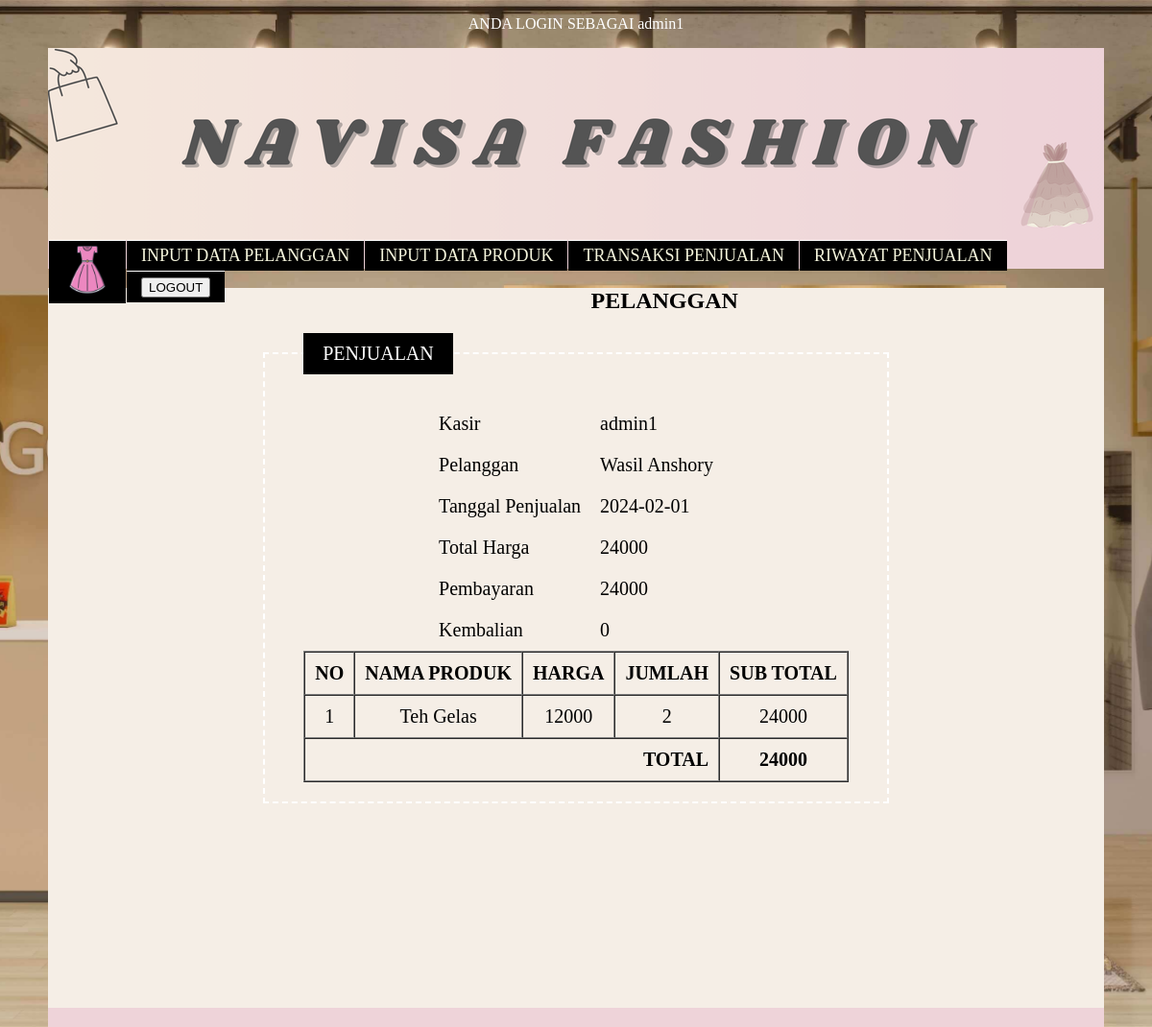
Screenshot of /homekasir.php?pg=detailpenjualan&idnya=9 (signed in) with the database file from the repository.
### tables this page shows
CREATE TABLE `penjualan` (
  `PenjualanId` int(11) NOT NULL,
  `TanggalPenjualan` date NOT NULL,
  `TotalHarga` decimal(10,0) NOT NULL,
  `Pembayaran` decimal(10,0) NOT NULL,
  `PelangganId` int(11) NOT NULL
);

CREATE TABLE `pelanggan` (
  `PelangganId` int(11) NOT NULL,
  `NamaPelanggan` varchar(255) NOT NULL,
  `Alamat` text NOT NULL,
  `NomorTelepon` varchar(15) NOT NULL
);

CREATE TABLE `detailpenjualan` (
  `DetailId` int(11) NOT NULL,
  `PenjualanId` int(11) NOT NULL,
  `ProdukId` int(11) NOT NULL,
  `JumlahProduk` int(11) NOT NULL,
  `SubTotal` decimal(10,0) NOT NULL
);

CREATE TABLE `produk` (
  `ProdukId` int(11) NOT NULL,
  `NamaProduk` varchar(255) NOT NULL,
  `Harga` decimal(10,0) NOT NULL,
  `Stok` int(11) NOT NULL
);

### detailpenjualan.php (the view, shortened to what this page needs)
<?php
if (isset($_SESSION['LoginId'])) {
  echo "<h2 align=center><B><font face=cambria color=black
  size=5>PELANGGAN</font></B></h2><p>";
}
$penjualan_id = $_GET['idnya'];
$persiapan_query = mysqli_prepare(
  $koneksi,
  "SELECT * FROM penjualan LEFT JOIN pelanggan ON
  pelanggan.PelangganId = penjualan.PelangganId
  WHERE penjualanID = ?"
);
mysqli_stmt_bind_param($persiapan_query, "i", $penjualan_id);
$eksekusi_query = mysqli_stmt_execute($persiapan_query);
$ambil_hasil = mysqli_stmt_get_result($persiapan_query);
$array_penjualan = mysqli_fetch_assoc($ambil_hasil);
?>
<html>
<head>
  <link href="index.css" rel="stylesheet" type="text/css">
</head>
<div align="center">
<body><fieldset><legend>PENJUALAN</legend>
<form method="post" action="inputproduk.php">
<table border="0" cellspacing="0" cellpadding="10">
<tr>
<td>Kasir</td>
<td><?=$_SESSION["Username"] ?></td>
</tr>
<tr>
<td>Pelanggan</td>
<td><?=$array_penjualan['NamaPelanggan']?></td>
</tr>
<tr>
<td>Tanggal Penjualan</td>
<td><?=$array_penjualan['TanggalPenjualan']?></td>
</tr>
<tr>
<td>Total Harga</td>
<td><?=$array_penjualan['TotalHarga']?></td>
</tr>
<tr>
<td>Pembayaran</td>
<td><?=$array_penjualan['Pembayaran']?></td>
</tr>
<tr>
<td>Kembalian</td>
<td><?=$array_penjualan['Pembayaran'] -
$array_penjualan['TotalHarga']?></td>
</tr></table></form>
<table border="1" cellspacing="0" cellpadding="10">
<tr>
<td><div align="center"><strong>NO</strong></div></td>
<td><div align="center"><strong>NAMA PRODUK</strong>
</div></td>
<td><div align="center"><strong>HARGA</strong>
</div></td>
<td><div align="center"><strong>JUMLAH</strong>
</div></td>
<td colspan="2"><div align="center"><strong>SUB TOTAL
</strong></div></td>
</tr>
<?php
$no = 1;
$persiapan_query = mysqli_prepare($koneksi,
"SELECT * FROM detailpenjualan LEFT JOIN produk
ON produk.ProdukId = detailpenjualan.ProdukId
WHERE penjualanID = ?");
mysqli_stmt_bind_param($persiapan_query, "i", $penjualan_id);
$eksekusi_query = mysqli_stmt_execute($persiapan_query);
$ambil_hasil = mysqli_stmt_get_result($persiapan_query);
$array_detail_penjualan = mysqli_fetch_all($ambil_hasil,
MYSQLI_ASSOC);
foreach ($array_detail_penjualan as $detail_produk):
?>
<tr>
<td><div align="center"><?php echo "$no";
$no++; ?></div></td>
<td><div align="center"><?php echo
"$detail_produk[NamaProduk]"; ?></div></td>
<td><div align="center"><?php echo $detail_produk['SubTotal'] /
$detail_produk['JumlahProduk']; ?></div></td>
<td><div align="center"><?php echo
"$detail_produk[JumlahProduk]"; ?></div></td>
<td colspan="2"><div align="center"><?php echo
"$detail_produk[SubTotal]"; ?></div></td>
</tr>
<?php
endforeach;
?>
<tr>
<td colspan="4"><div align="right"><strong>TOTAL
</strong></div></td>
<td><div align="center"><strong>
<?=$array_penjualan['TotalHarga']?></strong></div></td>
</tr></table></fieldset></div></body></html>

### index.css (style rules this page uses)
fieldset { border: 2px dashed white; display: inline-block; font-size: 20px; font-family:"Optima", Times New Roman, Times, serif; padding: 1em 2em; }
legend { color: white; margin-bottom: 10px; padding: 0.5em 1em; background-color: black; }

### homekasir.php (style rules this page uses)
body { background-image: url(bg2.jpeg); background-size: cover; background-repeat: no-repeat; background-position: center; background-attachment: fixed; height: 100%; }

### rows the page displays
penjualan: PelangganId.NamaPelanggan "Wasil Anshory", TanggalPenjualan "2024-02-01", TotalHarga "24000", Pembayaran "24000", Pembayaran+TotalHarga "0"
detailpenjualan: ProdukId.NamaProduk "Teh Gelas", SubTotal+JumlahProduk "12000", JumlahProduk "2", SubTotal "24000"

### other values shown
$_SESSION[Username] "admin1"
$_SESSION["Username"] "admin1"
